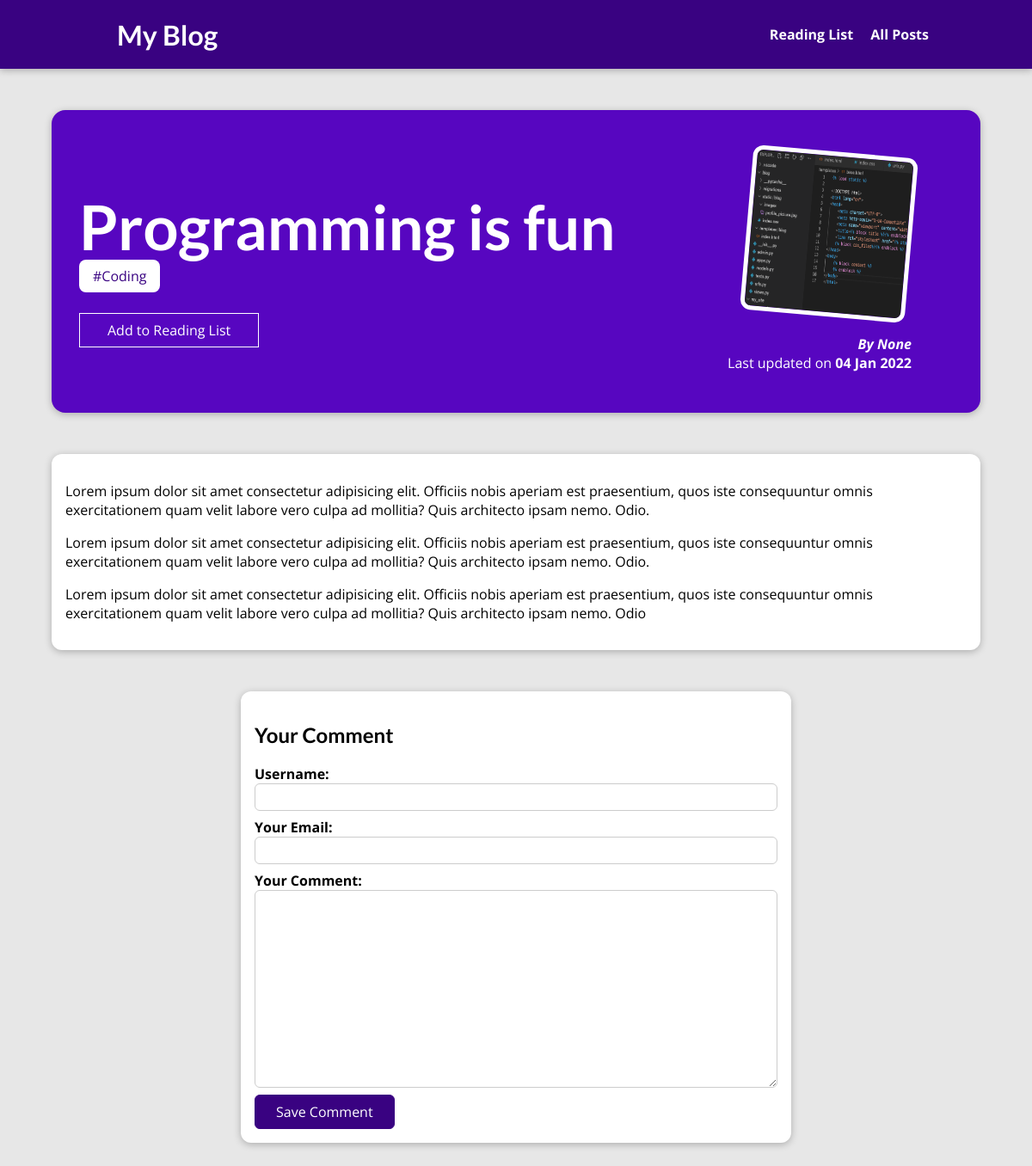
Page /posts/programming-is-fun on the committed database.
### blog/models.py (models this page shows, shortened)
class Post(models.Model):
    title = models.CharField(max_length=50)
    excerpt = models.CharField(max_length=255)
    image = models.ImageField(upload_to="posts", null=True)
    date = models.DateField(auto_now=True)
    slug = models.SlugField(
        default="", blank=True, null=False, unique=True, db_index=True
    )
    content = models.TextField(validators=[MinLengthValidator(10)])
    author = models.ForeignKey(
        Author, on_delete=models.SET_NULL, null=True, related_name="posts"
    )
    post_tags = models.ManyToManyField(Tag, related_name="tags")

class Tag(models.Model):
    caption = models.CharField(max_length=50)

### blog/views.py (the view, shortened to what this page needs)
class SinglePostView(View):
    def is_stored_post(self, request, post_id):
        stored_posts = request.session.get("stored_posts")
        if stored_posts is not None:
            is_saved_for_later = post_id in stored_posts
        else:
            is_saved_for_later = False
        return is_saved_for_later
    def get(self, request, slug):
        identified_post = get_object_or_404(Post, slug=slug)
        tag_list = [tag.caption for tag in identified_post.post_tags.all()]
        return render(request, "blog/post-detail.html", {
            "post": identified_post,
            "tags": tag_list,
            "comment_form": CommentForm(),
            "comments": identified_post.comments.all().order_by("-id"),
            "saved_for_later": self.is_stored_post(request, identified_post.id)
        })

### blog/forms.py
class CommentForm(forms.ModelForm):
    class Meta:
        model = Comment
        exclude = ["post"]
        labels = {
            "user_name": "Your Name",
            "user_email": "Your Email",
            "text": "Your Comment"
        }

### blog/templates/blog/post-detail.html (shortened to what this page needs)
{% extends "base.html" %}
{% load static %}
{% block css_files %}
    <link rel="stylesheet" href="{% static "blog/post-detail.css" %}">
{% endblock %}
{% block content %}
    <section id="summary">
        <h2>{{ post.title }}</h2>
        <div>
            {% for tag in tags %}
                <span class="tag">#{{ tag }}</span>
            {% endfor %}
            <div id="read-later">
                <form action="{% url "read-later" %}" method="POST">
                    <button>
                        {% if saved_for_later %}
                            Remove from Reading List
                        {% else %}
                            Add to Reading List
                        {% endif %}
                    </button>
                </form>
            </div>
        </div>
        <article>
            <img src="{{ post.image.url }}" alt="{{ post.title }}">
            <address>By <a href="mailto:{{ post.author.email }}">{{ post.author }}</a></address>
            <div>
                Last updated on <time>{{ post.date|date:"d M Y" }}</time>
            </div>
        </article>
    </section>
    <main>
        {{ post.content|linebreaks }}
    </main>
    <section id="comment-form">
        <h2>Your Comment</h2>
        <form action="{% url "post-detail-page" post.slug %}" method="POST">
            {% for form_field in comment_form %}
                <div class="form-control {% if form_field.errors %}invalid{% endif %}">
                    {{ form_field.label_tag }}
                    {{ form_field }}
                </div>
            {% endfor %}
            <button>Save Comment</button>
        </form>
    </section>
{% endblock %}

### static/app.css (style rules this page uses)
* { box-sizing: border-box; }
html { font-family: 'Open Sans', 'Lato', sans-serif; }
body { margin: 0; }
h1, h2, h3 { font-family: 'Lato', sans-serif; font-weight: bold; }

### blog/static/blog/post-detail.css (style rules this page uses)
body { background-color: #e7e7e7; }
#summary { margin: 8rem auto 3rem auto; padding: 2rem; width: 90%; max-width: 90rem; border-radius: 16px; background-color: #5706c0; position: relative; box-shadow: 0 2px 8px rgba(0, 0, 0, 0.25); height: 22rem; }
#summary h2 { color: white; font-size: 4.5rem; margin-bottom: 0.25rem; }
#summary article { position: absolute; top: 2rem; right: 3rem; padding: 1rem 2rem; border-radius: 12px; text-align: right; color: white; }
#summary article img { width: 12rem; height: 12rem; border-radius: 12px; transform: rotateZ(5deg); border: 5px solid white; margin-bottom: 1rem; }
#summary address { font-weight: bold; }
#summary a { color: white; text-decoration: none; }
#summary time { font-weight: bold; }
#read-later { margin: 2rem 0; }
#read-later button { background-color: transparent; border: 1px solid white; padding: 0.5rem 2rem; font: inherit; color: white; cursor: pointer; }
main { width: 90%; max-width: 90rem; margin: 3rem auto; background-color: white; padding: 1rem; border-radius: 12px; box-shadow: 0 2px 8px rgba(0, 0, 0, 0.25); }
.tag { background-color: white; color: #390281; padding: 0.5rem 1rem; border-radius: 8px; }
#comment-form { margin: 3rem auto; width: 90%; max-width: 40rem; border-radius: 12px; background-color: white; box-shadow: 0 2px 8px rgba(0, 0, 0, 0.25); padding: 1rem; }
#comment-form button { font: inherit; background-color: #390281; color: white; border: 1px solid #390281; padding: 0.5rem 1.5rem; border-radius: 6px; cursor: pointer; }
.form-control { margin-bottom: 1rem; }
.form-control { font-weight: bold; margin-bottom: 0.5rem; display: block; }
.form-control input, .form-control textarea { display: block; width: 100%; font: inherit; padding: 0.25rem; border-radius: 6px; border: 1px solid #ccc; }

### rows in the picture
Post: title "Programming is fun", image (picture), author "None", date "04 Jan 2022", content "Lorem ipsum dolor sit amet consectetur adipisicing elit. Officiis nobis aperiam est praesentium, quos iste consequuntur omnis exercitationem quam velit labore vero culpa ad mollitia? Quis architecto ipsam nemo. Odio. Lorem ipsum dolor sit amet consectetur adipisicing elit. Officiis nobis aperiam est praesentium, quos iste consequuntur omnis exercitationem quam velit labore vero culpa ad mollitia? Quis architecto ipsam nemo. Odio. Lorem ipsum dolor sit amet consectetur adipisicing elit. Officiis nobis aperiam est praesentium, quos iste consequuntur omnis exercitationem quam velit labore vero culpa ad mollitia? Quis architecto ipsam nemo. Odio"
Tag: tags "Coding"
